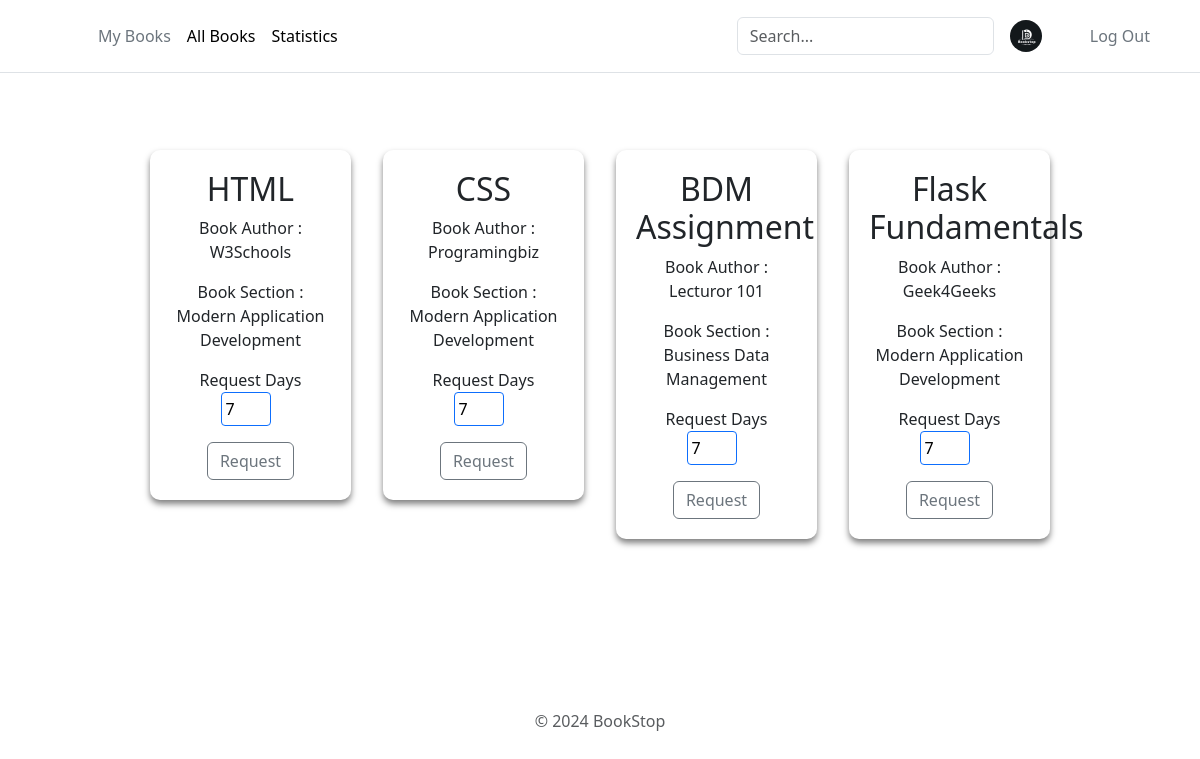
Page /allBooks (signed in) on the committed database.
### app.py (models this page shows)
class Books(db.Model):
    __tablename__ = 'books'
    BookId = db.Column(db.Integer, autoincrement=True, primary_key=True)
    SectionId = db.Column(db.Integer, db.ForeignKey('section.SectionId'), nullable=False)
    Title = db.Column(db.String(50), nullable=False)
    Author = db.Column(db.String(50), nullable=False)
    Content = db.Column(db.Text)
    ImageLink = db.Column(db.String(255))

### app.py (the view)
@app.route("/allBooks", methods=["GET","POST"])
def allBooks():
    if 'user_id' not in session:
        return redirect(url_for('userLogin'))
    if request.method == 'POST':
        data = request.form.to_dict()
        requstBook = BookIssue(UserId=session['user_id'], BookId=data['bookid'], SectionId=data['sectionId'], Days=data['days'], IssueStatus = 'requested', IssueDate = datetime.datetime.today().date())
        db.session.add(requstBook)
        db.session.commit()
        bookSec = BookSection.query.all()
        userid = session['user_id']
        return render_template("allBooks.html", books=bookSec, userid = userid)
    else:
        bookSec = BookSection.query.all()
        userid = request.args.get('userid')
        return render_template("allBooks.html", books=bookSec, userid = userid)

### templates/allBooks.html (shortened to what this page needs)
<!DOCTYPE html>
<html lang="en">
  <head>
    <link rel="stylesheet" href="/static/add-section.css" />
    {% include 'bootstrap.html' %}
  </head>
  <body>
    <div>
      {% include 'header.html' %}
      <div>
        <div class="main-container">
          {% for book in books %}
          <div class="section-container" id="1">
            <h2>{{book.Books_Title}}</h2>
            <p>Book Author : {{book.Books_Author}}</p>
            <div>
              <p>Book Section : {{book.Section_Title}}</p>
            </div>
            <form action="/allBooks" method="post">
              <p>
                Request Days
                <input
                  type="number"
                  name="days"
                  required
                  value="7"
                  style="width: 50px; padding: 4px; margin-right: 10px"
                />
              </p>
              <button
                type="submit"
                id="request{{book.Books_BookId}}"
                class="btn btn-outline-secondary"
              >
                Request
              </button>
            </form>
          </div>
          {% endfor %}
        </div>
        {% include 'footer.html' %}
      </div>
    </div>
  </body>
</html>

### static/add-section.css (style rules this page uses)
body { background-color: #2d2a2e; margin: 0; }
.main-container { display: flex; flex-wrap: wrap; padding: 130px; align-items: flex-start; gap: 2em; margin: 20px; }
.section-container { background-color: rgba(255, 255, 255, 0.1); backdrop-filter: blur(10px); border-radius: 10px; padding: 20px 20px; box-shadow: 0 4px 6px rgba(0, 0, 0, 0.5); text-align: center; width: 20%; flex-grow: 1; }
input, textarea { width: 100%; padding: 8px; border-radius: 4px; border: solid 1px #0d6efd; color: #000; }
input, textarea { margin-bottom: 20px; }

### rows in the picture
Books: Books_Title "HTML", Books_Author "W3Schools", Section_Title "Modern Application Development"
Books: Books_Title "CSS", Books_Author "Programingbiz", Section_Title "Modern Application Development"
Books: Books_Title "BDM Assignment", Books_Author "Lecturor 101", Section_Title "Business Data Management"
Books: Books_Title "Flask Fundamentals", Books_Author "Geek4Geeks", Section_Title "Modern Application Development"
